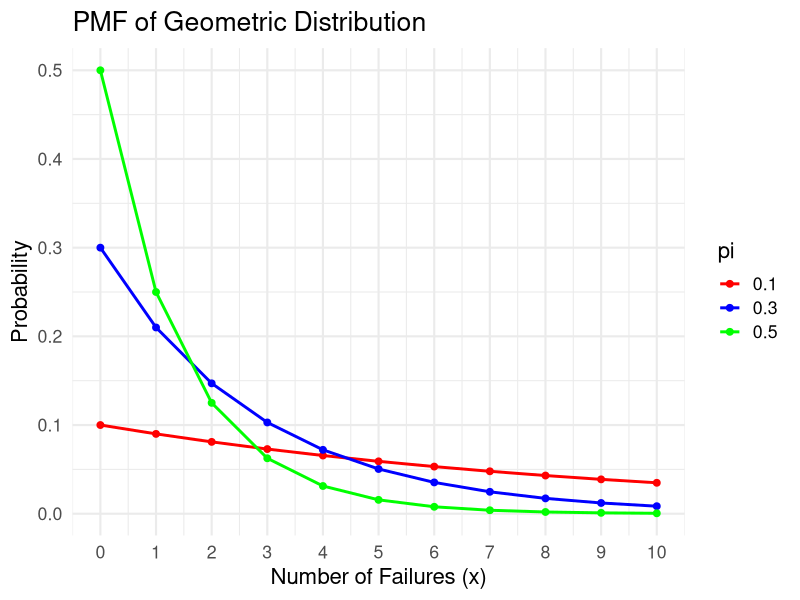
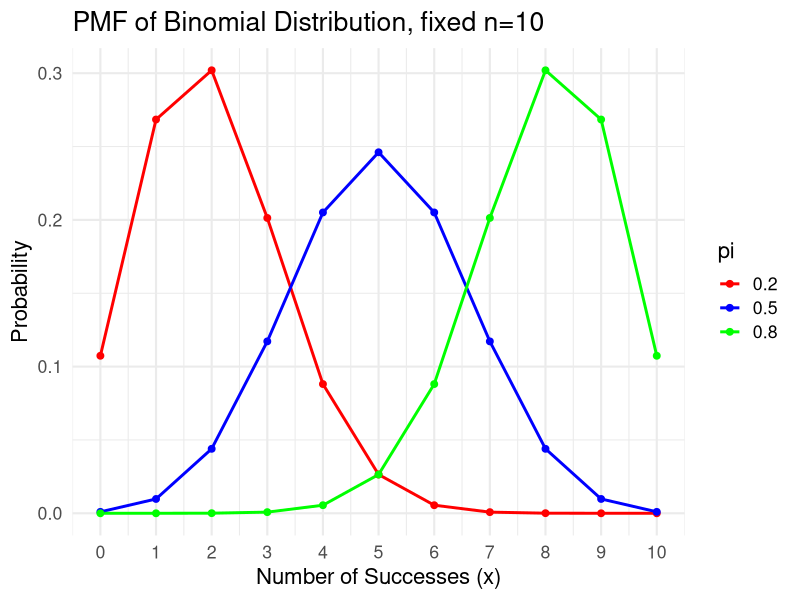
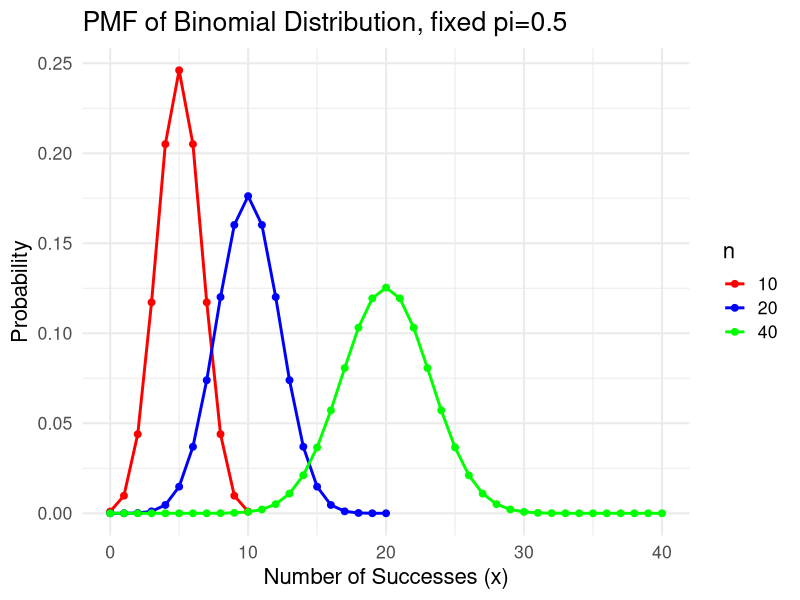
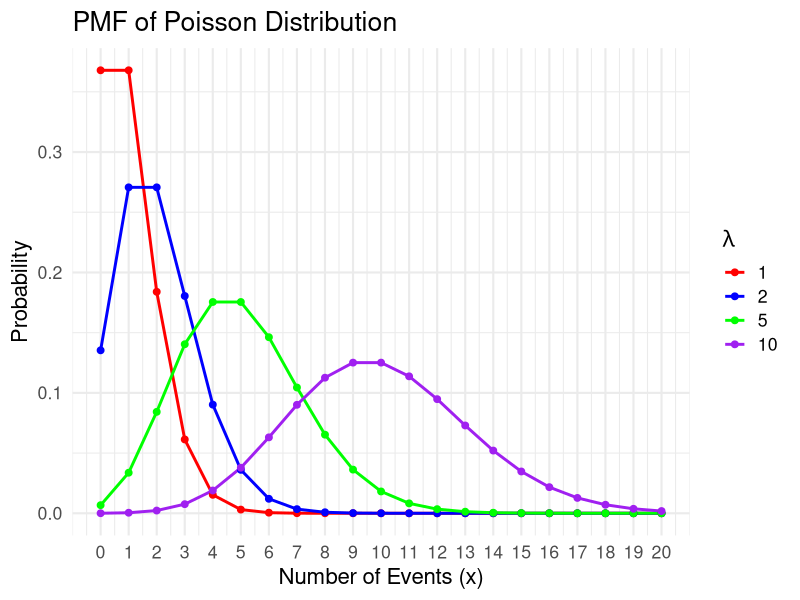
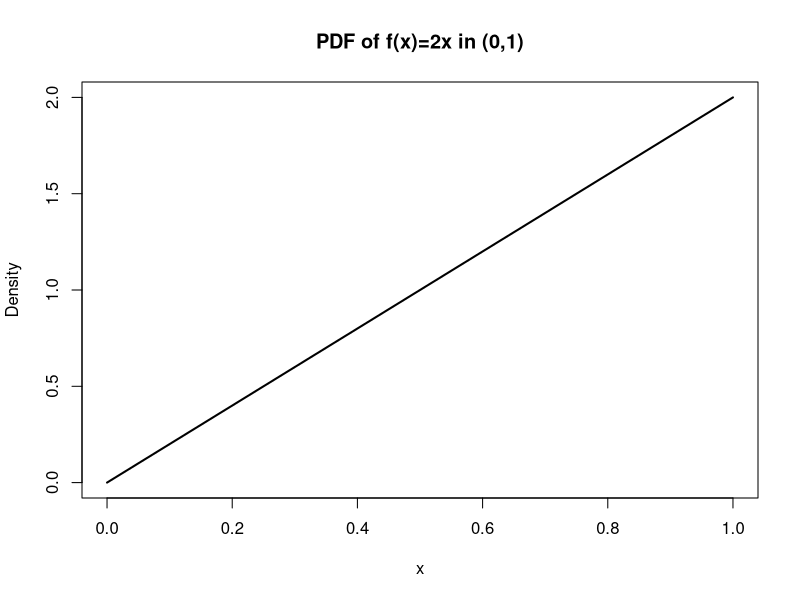
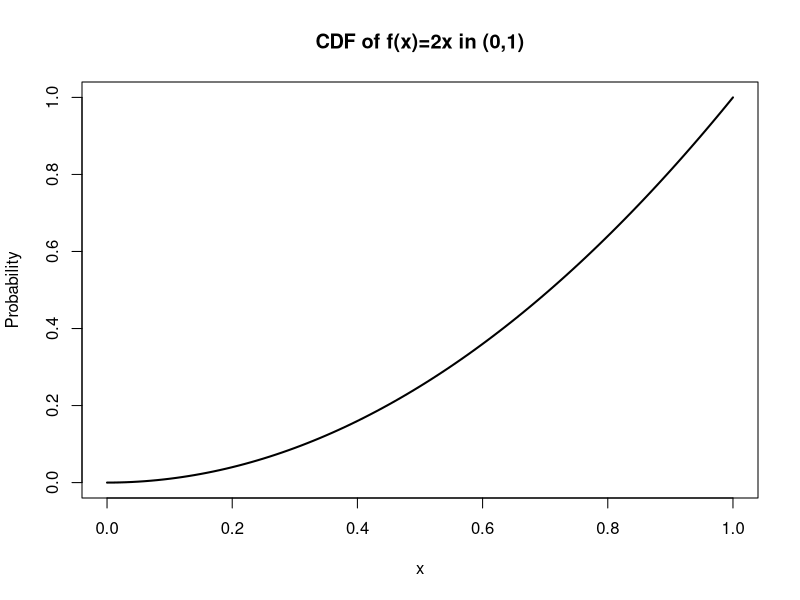

Write R code to recreate these figures, in order.
## ---- chunk 1
#| echo: false
#| message: false
library(tidyverse)
library(ggplot2)
## ---- chunk 2
# Parameters
p_values <- c(0.1, 0.3, 0.5)  # Probability values
x <- 0:10  # Range of x values (number of failures before the first success)

# Create a data frame for ggplot
data <- data.frame(
  x = rep(x, times = length(p_values)),
  p = unlist(lapply(p_values, function(p) dgeom(x, prob = p))),
  prob = rep(p_values, each = length(x))
)

# Plot using ggplot2
ggplot(data, aes(x = x, y = p, color = factor(prob), group = prob)) +
  geom_line(size=1) +             # Add lines
  geom_point(size=2) +            # Add points
  scale_color_manual(
    values = c("red", "blue", "green"),
    name = "pi"
  ) + 
  scale_x_continuous(breaks=0:10) +
  labs(
    title = "PMF of Geometric Distribution",
    x = "Number of Failures (x)",
    y = "Probability"
  ) +
  theme_minimal(base_size = 16)  # Increase overall font size
## ---- chunk 3
dgeom(x = 3, prob = 13/52)
## ---- chunk 4
pgeom(q = 3, prob = 13/52)
## ---- chunk 5
# f(3)
dgeom(x = 3, prob = 0.25)

# Calculate F(3) by f(0) + f(1) + f(2) + f(3)
dgeom(x = 0, prob = 0.25) + dgeom(x = 1, prob = 0.25)  + dgeom(x = 2, prob = 0.25) + dgeom(x=3, prob=0.25)
sum(dgeom(x=0:3, prob=0.25))

# Directly calculate F(3)
pgeom(q = 3, prob = 0.25) 
## ---- chunk 6
# Binomial, fixed n=10
n <- 10  # Number of trials
p_values <- c(0.2, 0.5, 0.8)  # Probability of success
x <- 0:n  # Range of x values (number of successes)

# Create a data frame for ggplot
data <- data.frame(
  x = rep(x, times = length(p_values)),
  p = unlist(lapply(p_values, function(p) dbinom(x, size = n, prob = p))),
  prob = rep(p_values, each = length(x))
)

# Plot using ggplot2
ggplot(data, aes(x = x, y = p, color = factor(prob), group = prob)) +
  geom_line(size = 1) +             # Add lines
  geom_point(size = 2) +            # Add points
  scale_color_manual(
    values = c("red", "blue", "green"),
    name = "pi"
  ) + 
  scale_x_continuous(breaks = 0:n) +
  labs(
    title = "PMF of Binomial Distribution, fixed n=10",
    x = "Number of Successes (x)",
    y = "Probability"
  ) +
  theme_minimal(base_size = 16)     # Increase overall font size
## ---- chunk 7
p <- 0.5  # Fixed probability of success
n_values <- c(10, 20, 40)  # Different values for number of trials
x_values <- lapply(n_values, function(n) 0:n)  # Range of x values for each n

# Create a data frame for ggplot
data <- data.frame(
  x = unlist(x_values),
  p = unlist(lapply(seq_along(n_values), function(i) dbinom(x_values[[i]], size = n_values[i], prob = p))),
  n = factor(rep(n_values, times = sapply(x_values, length)))  # Add n as a factor
)

# Plot using ggplot2
ggplot(data, aes(x = x, y = p, color = n, group = n)) +
  geom_line(size = 1) +             # Add lines
  geom_point(size = 2) +            # Add points
  scale_color_manual(
    values = c("red", "blue", "green"),
    name = "n"
  ) + 
  labs(
    title = "PMF of Binomial Distribution, fixed pi=0.5",
    x = "Number of Successes (x)",
    y = "Probability"
  ) +
  theme_minimal(base_size = 16)     # Increase overall font size
## ---- chunk 8
print(1 - pbinom(q = 7, size = 10, prob = 13/52))

print(pbinom(q = 10, size = 10, prob = 13/52) - pbinom(q = 7, size = 10, prob = 13/52))
## ---- chunk 9
# f(8)
dbinom(x = 8, size = 10, prob = 0.25)

# f(8) + f(9) + f(10)
dbinom(x = 8, size = 10, prob = 0.25) + dbinom(x = 9, size = 10, prob = 0.25) + dbinom(x = 10, size = 10, prob = 0.25)
sum(dbinom(x = 8:10, size = 10, prob = 0.25))

# 1 - F(7)
1 - pbinom(q = 7, size = 10, prob = 0.25)
## ---- chunk 10
# Parameters for Poisson distribution
lambda_values <- c(1, 2, 5, 10)  # Lambda values
x <- 0:20  # Range of x values

# Create a data frame for ggplot
data <- data.frame(
  x = rep(x, times = length(lambda_values)),
  p = unlist(lapply(lambda_values, function(lambda) dpois(x, lambda = lambda))),
  lambda = rep(lambda_values, each = length(x))
)

# Plot using ggplot2
ggplot(data, aes(x = x, y = p, color = factor(lambda), group = lambda)) +
  geom_line(size = 1) +             # Add lines
  geom_point(size = 2) +            # Add points
  scale_color_manual(
    values = c("red", "blue", "green", "purple"),
    name = expression(lambda)
  ) + 
  scale_x_continuous(breaks = 0:20) +
  labs(
    title = "PMF of Poisson Distribution",
    x = "Number of Events (x)",
    y = "Probability"
  ) +
  theme_minimal(base_size = 16)     # Increase overall font size
## ---- chunk 11
dpois(x = 10, lambda = 10)
## ---- chunk 12
ppois(q = 15, lambda = 10) - ppois(q = 3, lambda = 10)
## ---- chunk 13
lambda = 60 / 6

# f(10)
dpois(x = 10, lambda = lambda)

# f(4) + f(5) + ... + f(15)
sum(dpois(x = 4:15, lambda = lambda))

# F(15) - F(3)
ppois(q = 15, lambda = lambda) - ppois(q = 3, lambda = lambda)
## ---- chunk 14
dpois(x = 4, lambda = 1)
## ---- chunk 15
# Example: f(x) = 2x for x in (0, 1)
x <- seq(0, 1, by = 0.01)
y <- 2*x
plot(x, y, type = "l", lwd = 2, ylab = "Density", xlab = "x", main = "PDF of f(x)=2x in (0,1)")
## ---- chunk 16
# Example: f(x) = 2x for x in (0, 1)
y_cdf <- x^2
plot(x, y_cdf, type = "l", lwd = 2, ylab = "Probability", xlab = "x", main = "CDF of f(x)=2x in (0,1)")
## ---- chunk 17
# Example: f(x) = 2x for x in (0, 1)
mean_val <- integrate(function(x) x * 2*x, 0, 1)$value
mean_val
## ---- chunk 18
# Example: f(x) = 2x for x in (0, 1)
var_val <- integrate(function(x) (x - mean_val)^2 * 2*x, 0, 1)$value
var_val
